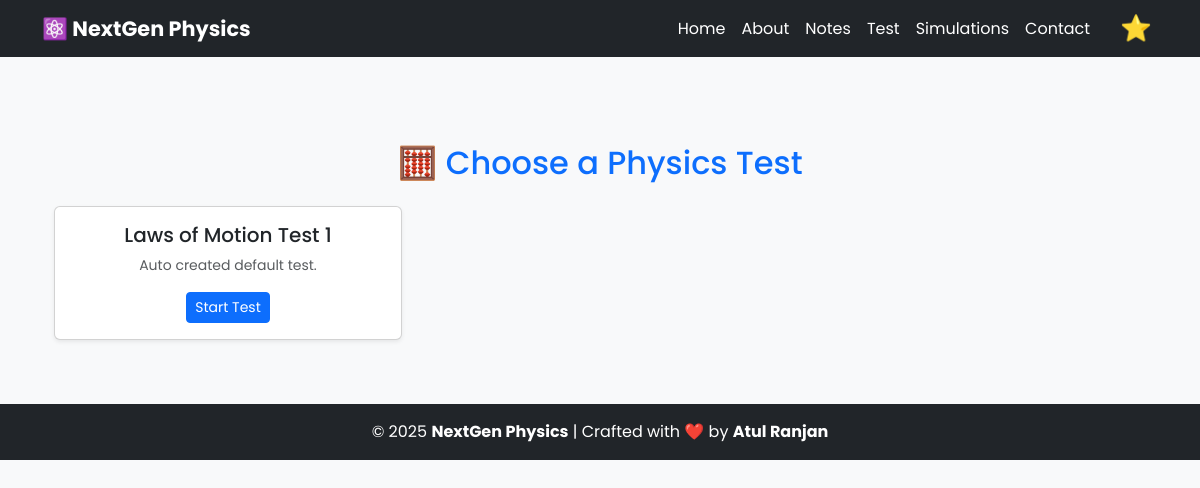
Page /test/ on the committed database.
### notes/models.py (models this page shows, shortened)
class PhysicsTest(models.Model):
    title = models.CharField(max_length=200)
    description = models.TextField(blank=True)
    date_created = models.DateTimeField(auto_now_add=True)

### notes/views.py (the view)
# urls.py: path('test/', views.test_list, name='test_list'),
def test_list(request):
    tests = PhysicsTest.objects.all().order_by('id')
    return render(request, 'notes/test_list.html', {'tests': tests})

### notes/templates/notes/test_list.html (shortened to what this page needs)
{% extends "notes/base.html" %}
{% block content %}
<div class="container mt-5">
  <h2 class="text-center text-primary mb-4">🧮 Choose a Physics Test</h2>
  <div class="row">
    {% for test in tests %}
      <div class="col-md-4 mb-3">
        <div class="card shadow-sm h-100">
          <div class="card-body text-center">
            <h5 class="card-title">{{ test.title }}</h5>
            <p class="text-muted small">{{ test.description|default:"No description" }}</p>
            <a href="{% url 'start_test' test.id %}" class="btn btn-primary btn-sm">
              Start Test
            </a>
          </div>
        </div>
      </div>
    {% empty %}
      <p class="text-center text-danger">No tests available yet.</p>
    {% endfor %}
  </div>
</div>
{% endblock %}

### notes/templates/notes/base.html (style rules this page uses)
:root { --bg-color: #f8f9fa; --text-color: #212529; --card-bg: #ffffff; --nav-bg: #212529; --nav-text: #ffffff; }
body { font-family: "Poppins", sans-serif; background-color: var(--bg-color); color: var(--text-color); transition: background-color 0.4s ease, color 0.4s ease; animation: fadeIn 0.5s ease-in; }

### rows in the picture
PhysicsTest: title "Laws of Motion Test 1", description "Auto created default test."
